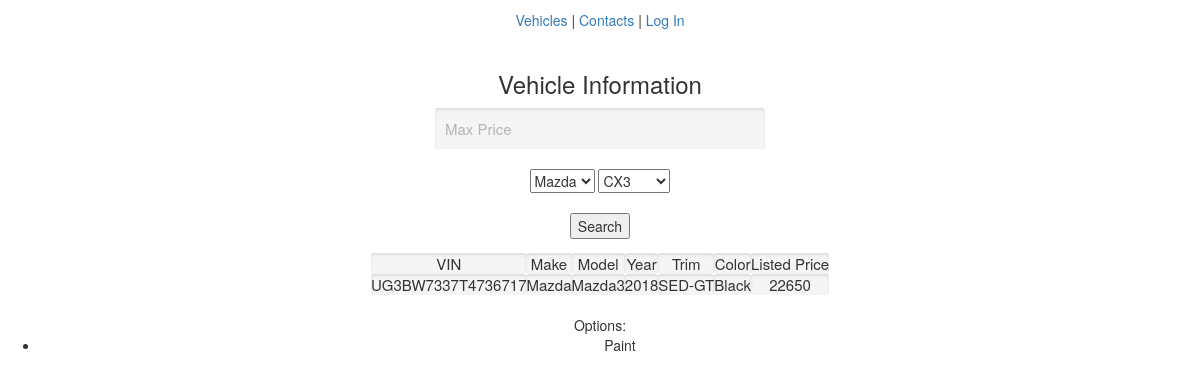
Page /customer_vehicle_display_info.php?vin=UG3BW7337T4736717 on the committed database.
### tables this page shows
CREATE TABLE `vehicle` (
  `Vin` varchar(20) NOT NULL,
  `boughtPrice` double DEFAULT NULL,
  `listedPrice` double DEFAULT NULL,
  `lowestPrice` double DEFAULT NULL,
  `make` varchar(20) DEFAULT NULL,
  `model` varchar(20) DEFAULT NULL,
  `color` varchar(20) DEFAULT NULL,
  `year` int(11) DEFAULT NULL,
  `Type` enum('On_Lot','Sold') NOT NULL DEFAULT 'On_Lot'
);

### customer_vehicle_table.php (the view, shortened to what this page needs)
<table align = 'center'>
<tr>
  <td>VIN</td>
  <td>Make</td>
  <td>Model</td>
  <td>Year</td>
  <td>Trim</td>
  <td>Color</td>
  <td>Listed Price</td>
</tr>
<?php
foreach ($_SESSION['carArray'] as $car)
{
  echo "<tr>";
  echo "<td>" . $car['Vin'] . "</td>";
  echo "<td>" . $car['make'] . "</td>";
  echo "<td>" . $car['model'] . "</td>";
  echo "<td>" . $car['year'] . "</td>";
  echo "<td>" . $car['level'] . "</td>";
  echo "<td>" . $car['color'] . "</td>";
  echo "<td>" . $car['listedPrice'] . "</td>";
  echo "</tr>";
}
  echo "</table>";
  echo "<br />Options:";
  echo "<ul>";
  foreach ($_SESSION['options'] as $opt)
  {
    echo "<li>" . $opt['Oname'] . "</li>";
  }
  echo "</ul>";
?>

### style.css (style rules this page uses)
body { text-align: center; }
td { font-size: 20; padding: 5px; border: none; margin: 3px; text-align: center; background: #f5f5f5; font-size: 1.5rem; -moz-border-radius: 3px; -webkit-border-radius: 3px; box-shadow: inset 0px 2px 3px rgba( 0,0,0,0.1 ); clear: both; }

### rows in the picture
vehicle: Vin "UG3BW7337T4736717", make "Mazda", model "Mazda3", year "2018", level "SED-GT", color "Black", listedPrice "22650"

### other values in the picture
$opt['Oname'] "Paint"
form field make "Mazda"
form field model "CX3"
